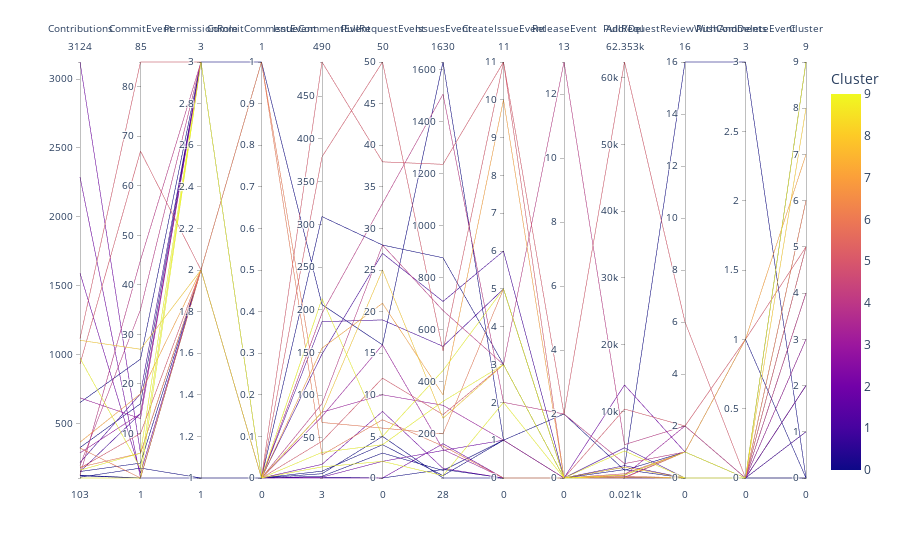

Source (notebook cell):
### Code cell
cluster_data_df['Cluster'] = clustering.row_labels_
fig = px.parallel_coordinates(cluster_data_df, color='Cluster', dimensions=['Contributions', 'CommitEvent', 'PermissionRole', 'CommitCommentEvent', 'IssueCommentEvent', 'PullRequestEvent', 'IssuesEvent', 'CreateIssueEvent', 'ReleaseEvent', 'Add/Del', 'PullRequestReviewWithComments', 'PushAndDeleteEvent', 'Cluster'])
fig.show()

### Figure 1 — Plotly figure (JSON) as saved in the notebook; plotly's stock layout.template omitted (floating-point values rounded to 4 significant figures)
{"data": [{"dimensions": [{"label": "Contributions", "values": [3124, 2289, 1591, 1115, 1103, 973, 931, 685, 651, 363, 324, 320, 285, 215, 194, 182, 175, 160, 150, 149, 123, 122, 119, 109, 103]}, {"label": "CommitEvent", "values": [6, 1, 2, 85, 27, 3, 67, 13, 25, 18, 16, 1, 14, 18, 35, 6, 10, 6, 4, 14, 1, 45, 1, 3, 1]}, {"label": "PermissionRole", "values": [2, 2, 2, 3, 2, 3, 2, 3, 3, 2, 3, 2, 3, 3, 3, 2, 2, 3, 2, 3, 1, 3, 2, 1, 3]}, {"label": "CommitCommentEvent", "values": [0, 0, 0, 0, 0, 0, 0, 0, 0, 0, 1, 1, 0, 0, 0, 1, 0, 0, 0, 0, 0, 0, 0, 0, 0]}, {"label": "IssueCommentEvent", "values": [19, 3, 4, 490, 80, 33, 379, 80, 309, 155, 206, 68, 75, 148, 90, 30, 46, 213, 11, 186, 4, 196, 8, 5, 16]}, {"label": "PullRequestEvent", "values": [8, 0, 2, 38, 25, 4, 50, 10, 28, 21, 16, 6, 16, 27, 28, 7, 12, 5, 4, 19, 0, 33, 5, 3, 2]}, {"label": "IssuesEvent", "values": [65, 160, 134, 1236, 258, 323, 517, 308, 876, 348, 1630, 198, 138, 708, 673, 151, 272, 442, 37, 535, 61, 1506, 28, 57, 37]}, {"label": "CreateIssueEvent", "values": [0, 0, 1, 11, 3, 3, 11, 1, 3, 10, 1, 5, 0, 6, 3, 0, 3, 5, 1, 5, 0, 2, 0, 1, 2]}, {"label": "ReleaseEvent", "values": [0, 0, 0, 2, 0, 0, 0, 0, 0, 0, 2, 0, 0, 0, 13, 0, 0, 0, 0, 0, 0, 2, 0, 0, 0]}, {"label": "Add/Del", "values": [13960.0, 166, 22, 62350.0, 1646.0, 4076.0, 10352, 414.5, 1629, 437.5, 1178, 43.5, 120.5, 4554.0, 5024.0, 306, 651.5, 468.5, 29, 1872, 88.5, 2177, 1276, 20.5, 77.5]}, {"label": "PullRequestReviewWithComments", "values": [1, 0, 0, 6, 0, 0, 2, 2, 16, 1, 1, 1, 1, 0, 2, 0, 1, 1, 0, 0, 0, 1, 0, 0, 0]}, {"label": "PushAndDeleteEvent", "values": [0, 0, 0, 0, 0, 0, 1, 0, 3, 1, 1, 0, 0, 0, 0, 0, 0, 0, 0, 0, 0, 0, 0, 0, 0]}, {"label": "Cluster", "values": [2, 2, 2, 5, 8, 9, 5, 3, 0, 7, 0, 6, 3, 1, 4, 6, 5, 9, 0, 1, 0, 4, 0, 0, 9]}], "domain": {"x": [0, 1], "y": [0, 1]}, "line": {"color": [2, 2, 2, 5, 8, 9, 5, 3, 0, 7, 0, 6, 3, 1, 4, 6, 5, 9, 0, 1, 0, 4, 0, 0, 9], "coloraxis": "coloraxis"}, "name": "", "type": "parcoords"}], "layout": {"coloraxis": {"colorbar": {"title": {"text": "Cluster"}}, "colorscale": [[0, "#0d0887"], [0.1111, "#46039f"], [0.2222, "#7201a8"], [0.3333, "#9c179e"], [0.4444, "#bd3786"], [0.5556, "#d8576b"], [0.6667, "#ed7953"], [0.7778, "#fb9f3a"], [0.8889, "#fdca26"], [1, "#f0f921"]]}, "legend": {"tracegroupgap": 0}, "margin": {"t": 60}}}
